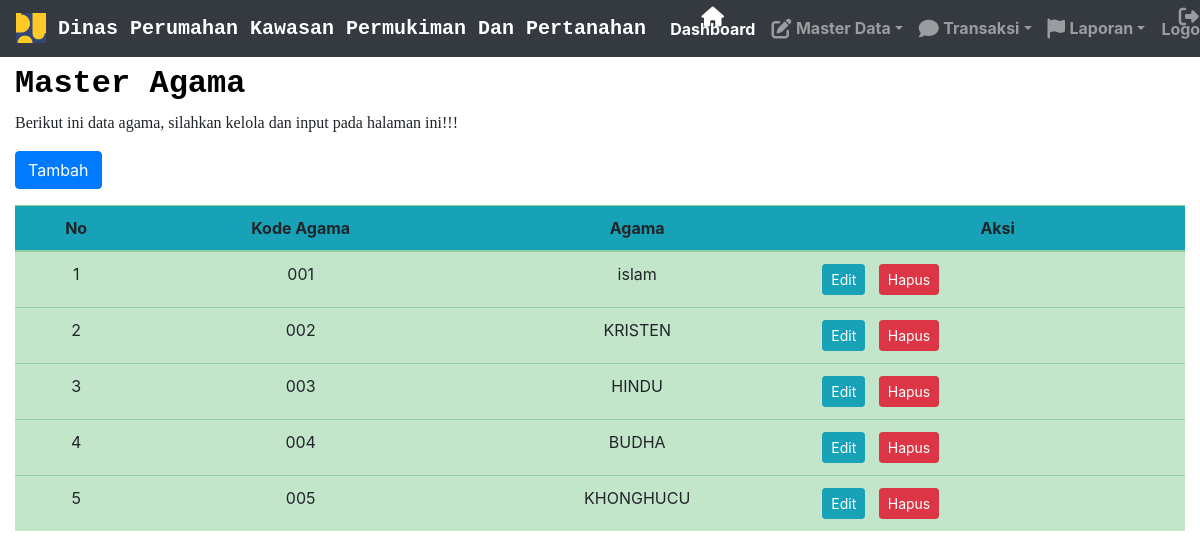
Page /index.php?modul=TampilAgama (signed in) on the committed database.
### tables this page shows
CREATE TABLE `agama` (
  `kode_agama` char(3) NOT NULL,
  `agama` varchar(50) NOT NULL
);

### TampilAgama.php (the view)
<?php
$sqlagama=mysqli_query($koneksi,"SELECT * FROM agama");
?>
<h2><font face="Courier New"><b><font color="black">Master Agama</font></b></font></h2>
<p><font face="comic sans ms">Berikut ini data agama, silahkan kelola dan input pada halaman ini!!!</font></p>
<p>
	<a href="index.php?modul=TambahAgama" class="btn btn-primary"><i class="glyphicon glyphicon-user"></i>Tambah</a>
</p>
<table   class="table table-success  table-striped-columns">
	<thead class="bg-info text-center">
		<tr>
		    <th>No</th>
			<th>Kode Agama</th>
			<th>Agama</th>
			<th>Aksi</th>
		</tr>
    </thead>
  <tbody>
<?php
$noUrut=null;
while($agama=mysqli_fetch_array($sqlagama,MYSQLI_ASSOC)){
$noUrut++;
echo '<tr>
	<td align="center">'.$noUrut.'</td>
	<td align="center">'.$agama['kode_agama'].'</td>
	<td align="center">'.$agama['agama'].'</td>
	<td>';
echo ' <a href="index.php?modul=AgamaEdit&kode_agama='.$agama['kode_agama'].'" class="btn btn-info btn-sm">Edit</a> &nbsp; <a href="index.php?modul=AgamaHapus&kode_agama='.$agama ['kode_agama'].'" class="btn btn-danger btn-sm">Hapus</a>';
}
?>
  </tbody>
</table>

### index.php (style rules this page uses)
body { background-image: url(images/rekap1.jpg); background-color: red; background-repeat: no-repeat; background-position: auto; background-attachment: fixed; background-size: cover; margin-left: auto; margin-right: auto; }

### rows in the picture
agama: kode_agama "001", agama "islam"
agama: kode_agama "002", agama "KRISTEN"
agama: kode_agama "003", agama "HINDU"
agama: kode_agama "004", agama "BUDHA"
agama: kode_agama "005", agama "KHONGHUCU"
